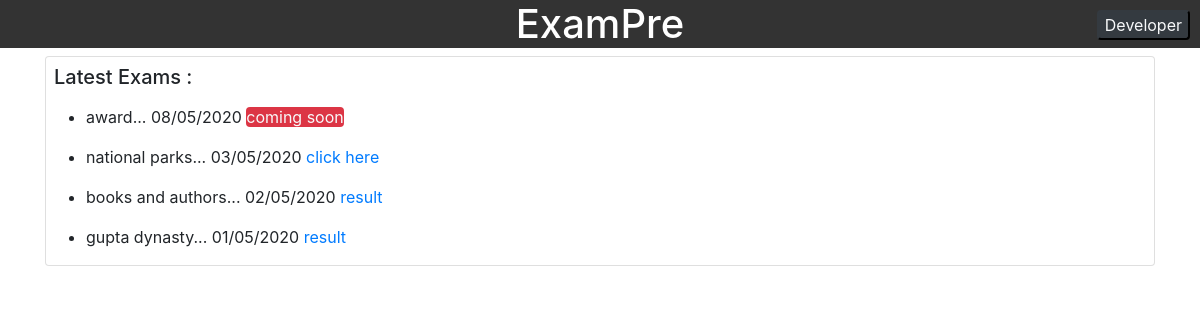
Screenshot of /latest/ (signed in) with the database file from the repository.
### home/models.py (models this page shows, shortened)
class Topic(models.Model):
    topic_name = models.CharField(max_length=30)
    dateOfUpload = models.DateTimeField(default=timezone.now)
    tTime = models.IntegerField(default=0)
    tpq=models.IntegerField(default=15)
    published = models.BooleanField(default=False)

### lExam/views.py (the view)
# urls.py: path('', views.latest, name='latest')
def latest(request):
    topics = Topic.objects.all().order_by('-dateOfUpload')[:50]
    data = []
    for t in topics:
        if len(Marksheet.objects.filter(user=request.user, topic_id=t.id)) == 0:
            data.append({
                'topic': t,
                'done': False,
            })
        else:
            data.append({
                'topic': t,
                'done': True,
            })
    return render(request, 'lExam/latest.html', {'data': data})

### lExam/templates/lExam/latest.html (shortened to what this page needs)
{% extends 'home.html' %}
{% block body %}
<div class="container">
    <div class="card mt-2">
        <div class="card-title m-2">
            <h5>
                Latest Exams :
            </h5>
        </div>
        <div>
            {% for d in data %}
            <ul>
                {% if not d.topic.published %}
                <li>
                    {{d.topic.topic_name}}... {{d.topic.dateOfUpload|date:"d/m/Y"}} <span
                        class="bg-danger rounded text-light">coming
                        soon</span>
                </li>
                {% elif d.done %}
                <li>
                    {{d.topic.topic_name}}... {{d.topic.dateOfUpload|date:"d/m/Y"}} <a
                        href="../paper/paper_res/{{d.topic.id}}">result</a>
                </li>
                {% else %}
                <li>
                    {{d.topic.topic_name}}... {{d.topic.dateOfUpload|date:"d/m/Y"}} <a
                        href="../paper/description/{{d.topic.id}}">click here</a>
                </li>
                {% endif %}
            </ul>
            {% endfor %}
        </div>
    </div>
</div>
{% endblock body %}

### rows the page displays
Topic: topic.topic_name "award", topic.dateOfUpload "08/05/2020"
Topic: topic.topic_name "national parks", topic.dateOfUpload "03/05/2020"
Topic: topic.topic_name "books and authors", topic.dateOfUpload "02/05/2020"
Topic: topic.topic_name "gupta dynasty", topic.dateOfUpload "01/05/2020"
